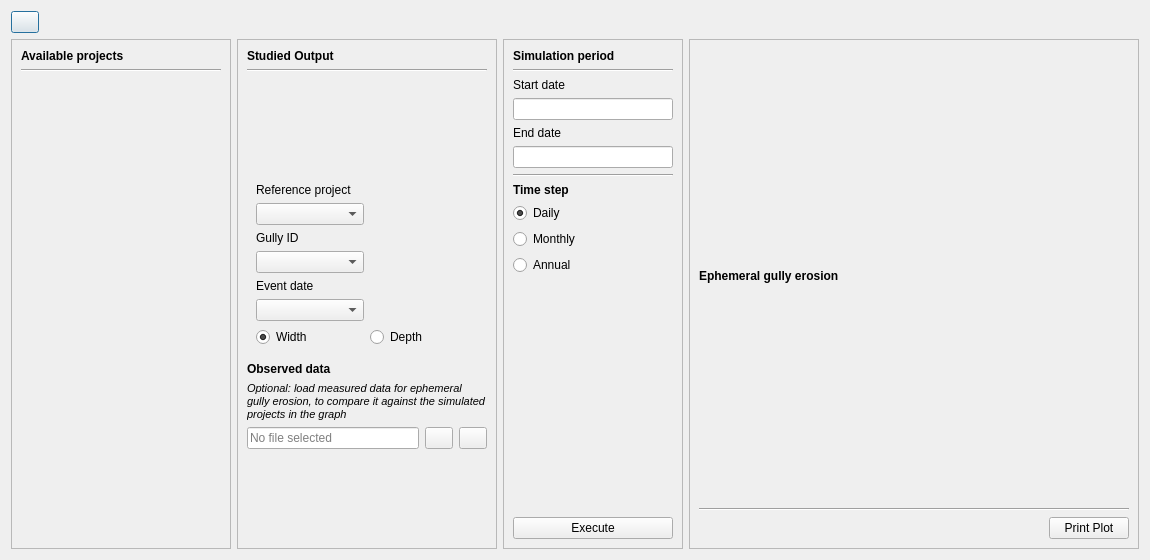
<?xml version="1.0" encoding="UTF-8"?>
<ui version="4.0">
 <class>Dialog</class>
 <widget class="QDialog" name="Dialog">
  <property name="geometry">
   <rect>
    <x>0</x>
    <y>0</y>
    <width>1150</width>
    <height>560</height>
   </rect>
  </property>
  <property name="windowTitle">
   <string>Ephemeral Gully Analysis</string>
  </property>
  <layout class="QGridLayout" name="gridLayout_2">
   <item row="0" column="0" colspan="4">
    <layout class="QHBoxLayout" name="horizontalLayout_header">
     <item>
      <widget class="QPushButton" name="button_info">
       <property name="maximumSize">
        <size>
         <width>28</width>
         <height>16777215</height>
        </size>
       </property>
       <property name="toolTip">
        <string>How to use ephemeral gully analysis</string>
       </property>
       <property name="text">
        <string/>
       </property>
      </widget>
     </item>
     <item>
      <spacer name="horizontalSpacer_header">
       <property name="orientation">
        <enum>Qt::Horizontal</enum>
       </property>
       <property name="sizeHint" stdset="0">
        <size>
         <width>40</width>
         <height>20</height>
        </size>
       </property>
      </spacer>
     </item>
    </layout>
   </item>
   <item row="1" column="0">
    <widget class="QFrame" name="frame">
     <property name="minimumSize">
      <size>
       <width>220</width>
       <height>0</height>
      </size>
     </property>
     <property name="maximumSize">
      <size>
       <width>240</width>
       <height>16777215</height>
      </size>
     </property>
     <property name="frameShape">
      <enum>QFrame::StyledPanel</enum>
     </property>
     <property name="frameShadow">
      <enum>QFrame::Raised</enum>
     </property>
     <layout class="QVBoxLayout" name="verticalLayout_projects_card">
      <item>
       <widget class="QLabel" name="label_projects_title">
        <property name="font">
         <font>
          <weight>75</weight>
          <bold>true</bold>
         </font>
        </property>
        <property name="text">
         <string>Available projects</string>
        </property>
       </widget>
      </item>
      <item>
       <widget class="Line" name="line_projects">
        <property name="orientation">
         <enum>Qt::Horizontal</enum>
        </property>
       </widget>
      </item>
      <item>
       <widget class="QScrollArea" name="scrollArea_projects">
        <property name="frameShape">
         <enum>QFrame::NoFrame</enum>
        </property>
        <property name="widgetResizable">
         <bool>true</bool>
        </property>
        <widget class="QWidget" name="projects_container">
         <property name="geometry">
          <rect>
           <x>0</x>
           <y>0</y>
           <width>212</width>
           <height>400</height>
          </rect>
         </property>
         <layout class="QGridLayout" name="gridLayout"/>
        </widget>
       </widget>
      </item>
     </layout>
    </widget>
   </item>
   <item row="1" column="1">
    <widget class="QFrame" name="frame_2">
     <property name="minimumSize">
      <size>
       <width>260</width>
       <height>0</height>
      </size>
     </property>
     <property name="maximumSize">
      <size>
       <width>280</width>
       <height>16777215</height>
      </size>
     </property>
     <property name="frameShape">
      <enum>QFrame::StyledPanel</enum>
     </property>
     <property name="frameShadow">
      <enum>QFrame::Raised</enum>
     </property>
     <layout class="QVBoxLayout" name="verticalLayout_outputs_card">
      <item>
       <widget class="QLabel" name="label_outputs_title">
        <property name="font">
         <font>
          <weight>75</weight>
          <bold>true</bold>
         </font>
        </property>
        <property name="text">
         <string>Studied Output</string>
        </property>
       </widget>
      </item>
      <item>
       <widget class="Line" name="line_outputs">
        <property name="orientation">
         <enum>Qt::Horizontal</enum>
        </property>
       </widget>
      </item>
      <item>
       <widget class="QScrollArea" name="scrollArea_outputs">
        <property name="frameShape">
         <enum>QFrame::NoFrame</enum>
        </property>
        <property name="widgetResizable">
         <bool>true</bool>
        </property>
        <widget class="QWidget" name="scrollAreaWidgetContents_outputs">
         <property name="geometry">
          <rect>
           <x>0</x>
           <y>0</y>
           <width>252</width>
           <height>400</height>
          </rect>
         </property>
         <layout class="QVBoxLayout" name="verticalLayout_outputs"/>
        </widget>
       </widget>
      </item>
      <item>
       <widget class="QFrame" name="frame_profile_picker">
        <property name="frameShape">
         <enum>QFrame::NoFrame</enum>
        </property>
        <layout class="QGridLayout" name="gridLayout_profile_picker">
         <item row="0" column="0">
          <widget class="QLabel" name="label_profile_project">
           <property name="text">
            <string>Reference project</string>
           </property>
          </widget>
         </item>
         <item row="1" column="0">
          <widget class="QComboBox" name="profile_project"/>
         </item>
         <item row="2" column="0">
          <widget class="QLabel" name="label_profile_gully">
           <property name="text">
            <string>Gully ID</string>
           </property>
          </widget>
         </item>
         <item row="3" column="0">
          <widget class="QComboBox" name="profile_gully"/>
         </item>
         <item row="4" column="0">
          <widget class="QLabel" name="label_profile_date">
           <property name="text">
            <string>Event date</string>
           </property>
          </widget>
         </item>
         <item row="5" column="0">
          <widget class="QComboBox" name="profile_date"/>
         </item>
         <item row="6" column="0">
          <widget class="QRadioButton" name="profile_show_width">
           <property name="text">
            <string>Width</string>
           </property>
           <property name="checked">
            <bool>true</bool>
           </property>
          </widget>
         </item>
         <item row="6" column="1">
          <widget class="QRadioButton" name="profile_show_depth">
           <property name="text">
            <string>Depth</string>
           </property>
          </widget>
         </item>
        </layout>
       </widget>
      </item>
      <item>
       <widget class="QLabel" name="label_observed_title">
        <property name="font">
         <font>
          <weight>75</weight>
          <bold>true</bold>
         </font>
        </property>
        <property name="text">
         <string>Observed data</string>
        </property>
       </widget>
      </item>
      <item>
       <widget class="QLabel" name="label_observed_hint">
        <property name="font">
         <font>
          <italic>true</italic>
          <pointsize>8</pointsize>
         </font>
        </property>
        <property name="text">
         <string>Optional: load measured data for ephemeral gully erosion, to compare it against the simulated projects in the graph</string>
        </property>
        <property name="wordWrap">
         <bool>true</bool>
        </property>
       </widget>
      </item>
      <item>
       <layout class="QHBoxLayout" name="horizontalLayout_observed">
        <item>
         <widget class="QLineEdit" name="observed_path">
          <property name="readOnly">
           <bool>true</bool>
          </property>
          <property name="placeholderText">
           <string>No file selected</string>
          </property>
         </widget>
        </item>
        <item>
         <widget class="QPushButton" name="browse_observed">
          <property name="maximumSize">
           <size>
            <width>28</width>
            <height>16777215</height>
           </size>
          </property>
          <property name="toolTip">
           <string>Select a CSV file (date, value) with observed/measured ephemeral gully erosion data</string>
          </property>
          <property name="text">
           <string/>
          </property>
         </widget>
        </item>
        <item>
         <widget class="QPushButton" name="clear_observed">
          <property name="maximumSize">
           <size>
            <width>28</width>
            <height>16777215</height>
           </size>
          </property>
          <property name="toolTip">
           <string>Remove the observed data from the graph</string>
          </property>
          <property name="text">
           <string/>
          </property>
         </widget>
        </item>
       </layout>
      </item>
      <item>
       <spacer name="verticalSpacer_outputs">
        <property name="orientation">
         <enum>Qt::Vertical</enum>
        </property>
        <property name="sizeHint" stdset="0">
         <size>
          <width>20</width>
          <height>40</height>
         </size>
        </property>
       </spacer>
      </item>
     </layout>
    </widget>
   </item>
   <item row="1" column="2">
    <widget class="QFrame" name="frame_4">
     <property name="minimumSize">
      <size>
       <width>160</width>
       <height>0</height>
      </size>
     </property>
     <property name="maximumSize">
      <size>
       <width>180</width>
       <height>16777215</height>
      </size>
     </property>
     <property name="frameShape">
      <enum>QFrame::StyledPanel</enum>
     </property>
     <property name="frameShadow">
      <enum>QFrame::Raised</enum>
     </property>
     <layout class="QVBoxLayout" name="verticalLayout_dates_card">
      <item>
       <widget class="QLabel" name="label_dates_title">
        <property name="font">
         <font>
          <weight>75</weight>
          <bold>true</bold>
         </font>
        </property>
        <property name="text">
         <string>Simulation period</string>
        </property>
       </widget>
      </item>
      <item>
       <widget class="Line" name="line_dates">
        <property name="orientation">
         <enum>Qt::Horizontal</enum>
        </property>
       </widget>
      </item>
      <item>
       <layout class="QGridLayout" name="gridLayout_5">
        <item row="0" column="0">
         <widget class="QLabel" name="label">
          <property name="text">
           <string>Start date</string>
          </property>
         </widget>
        </item>
        <item row="1" column="0">
         <widget class="QLineEdit" name="start_date">
          <property name="minimumSize">
           <size>
            <width>110</width>
            <height>0</height>
           </size>
          </property>
         </widget>
        </item>
        <item row="2" column="0">
         <widget class="QLabel" name="label_3">
          <property name="text">
           <string>End date</string>
          </property>
         </widget>
        </item>
        <item row="3" column="0">
         <widget class="QLineEdit" name="end_date">
          <property name="minimumSize">
           <size>
            <width>110</width>
            <height>0</height>
           </size>
          </property>
         </widget>
        </item>
       </layout>
      </item>
      <item>
       <widget class="Line" name="line_time_step">
        <property name="orientation">
         <enum>Qt::Horizontal</enum>
        </property>
       </widget>
      </item>
      <item>
       <widget class="QLabel" name="label_time_step_title">
        <property name="font">
         <font>
          <weight>75</weight>
          <bold>true</bold>
         </font>
        </property>
        <property name="text">
         <string>Time step</string>
        </property>
       </widget>
      </item>
      <item>
       <widget class="QRadioButton" name="daily">
        <property name="text">
         <string>Daily</string>
        </property>
        <property name="checked">
         <bool>true</bool>
        </property>
       </widget>
      </item>
      <item>
       <widget class="QRadioButton" name="monthly">
        <property name="text">
         <string>Monthly</string>
        </property>
       </widget>
      </item>
      <item>
       <widget class="QRadioButton" name="annual">
        <property name="text">
         <string>Annual</string>
        </property>
       </widget>
      </item>
      <item>
       <spacer name="verticalSpacer_dates">
        <property name="orientation">
         <enum>Qt::Vertical</enum>
        </property>
        <property name="sizeHint" stdset="0">
         <size>
          <width>20</width>
          <height>40</height>
         </size>
        </property>
       </spacer>
      </item>
      <item>
       <widget class="QPushButton" name="execute_ephemeral_gully">
        <property name="text">
         <string>Execute</string>
        </property>
       </widget>
      </item>
     </layout>
    </widget>
   </item>
   <item row="1" column="3">
    <widget class="QFrame" name="frame_3">
     <property name="minimumSize">
      <size>
       <width>450</width>
       <height>0</height>
      </size>
     </property>
     <property name="frameShape">
      <enum>QFrame::StyledPanel</enum>
     </property>
     <property name="frameShadow">
      <enum>QFrame::Raised</enum>
     </property>
     <layout class="QVBoxLayout" name="verticalLayout_graph_card">
      <item>
       <widget class="QLabel" name="label_graph_title">
        <property name="font">
         <font>
          <weight>75</weight>
          <bold>true</bold>
         </font>
        </property>
        <property name="text">
         <string>Ephemeral gully erosion</string>
        </property>
       </widget>
      </item>
      <item>
       <widget class="Line" name="line_graph">
        <property name="orientation">
         <enum>Qt::Horizontal</enum>
        </property>
       </widget>
      </item>
      <item>
       <layout class="QHBoxLayout" name="horizontalLayout_print">
        <item>
         <spacer name="horizontalSpacer_print">
          <property name="orientation">
           <enum>Qt::Horizontal</enum>
          </property>
          <property name="sizeHint" stdset="0">
           <size>
            <width>40</width>
            <height>20</height>
           </size>
          </property>
         </spacer>
        </item>
        <item>
         <widget class="QPushButton" name="print_graph">
          <property name="text">
           <string>Print Plot</string>
          </property>
         </widget>
        </item>
       </layout>
      </item>
     </layout>
    </widget>
   </item>
  </layout>
 </widget>
 <resources/>
 <connections/>
</ui>
